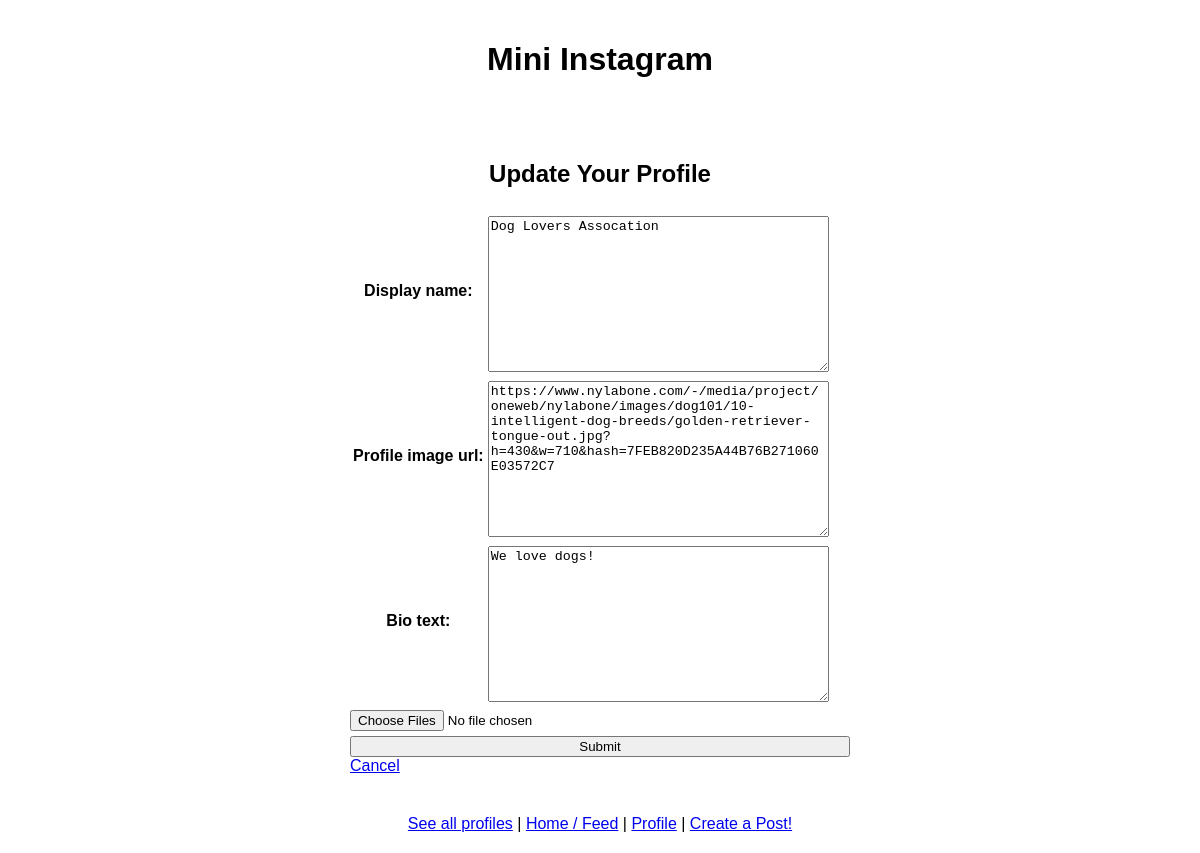
/mini_insta/profile/1/update, run on an earlier commit of the app's database.
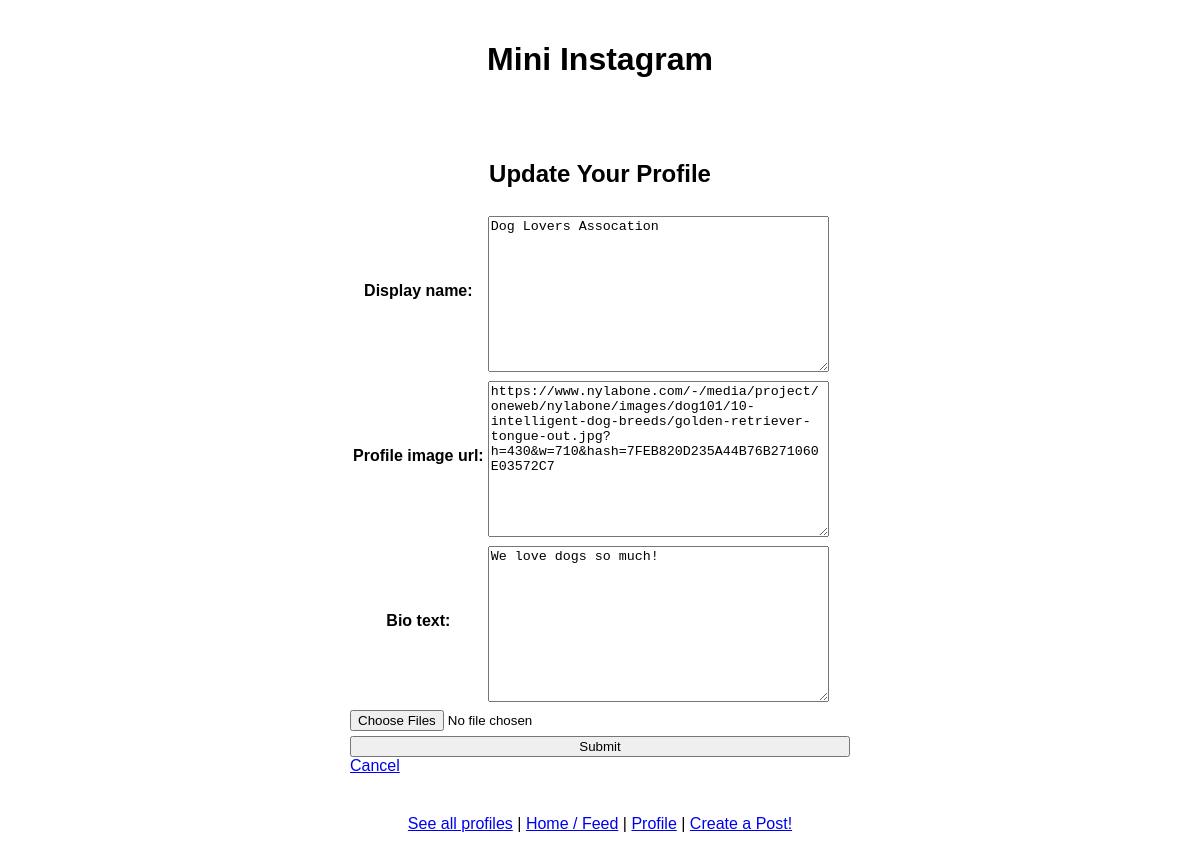
And on a later commit of the database.
### mini_insta/models.py (models this page shows, shortened)
class Profile(models.Model):
    username = models.TextField(blank=True)
    display_name = models.TextField(blank=True)
    profile_image_url = models.TextField(blank=True)
    bio_text = models.TextField(blank=True)
    join_date = models.DateTimeField(auto_now=True)

### mini_insta/views.py (the view, shortened to what this page needs)
# urls.py: path("profile/<int:pk>/update", UpdateProfileView.as_view(), name="update_profile"), # per profile, with pk as primary key for the Profile
class UpdateProfileView(UpdateView):
    model = Profile
    form_class = UpdateProfileForm
    template_name = "mini_insta/update_profile_form.html" # HTML for the form to update a Profile

### mini_insta/forms.py
class UpdateProfileForm(forms.ModelForm):
    class Meta:
        model = Profile
        fields = ["display_name", "profile_image_url", "bio_text"] # Modifiable fields; can't change username or join_date

### mini_insta/templates/mini_insta/update_profile_form.html (shortened to what this page needs)
 {% extends "mini_insta/base.html" %}
 {% block content %}
 <h2>Update Your Profile</h2>
<form action="{% url 'update_profile' profile.pk %}" method="POST" enctype="multipart/form-data">
    <table>
        {{form.as_table}}
    </table>
    <input type="file" id="image_file" name="image_file" multiple>
    <input type="submit" name="submit" value="Submit">
    <a href="{% url 'show_profile' profile.pk %}">Cancel</a>
</form>
{% endblock %}

### mini_insta/templates/mini_insta/base.html (shortened to what this page needs)
{% load static %}
<html>
    <head>
        <link rel="stylesheet" href="{% static 'styles.css' %}">
    </head>
    <body>
        <header>
            <h1>Mini Instagram</h1>
        </header>
        <main>
            {% block content %}{% endblock %}
        </main>
        <footer>
            <a href="{% url 'show_all_profiles' %}">See all profiles</a>
            {% if profile %}
                | <a href="{% url 'show_feed' profile.pk %}">Home / Feed</a>
                | <a href="{% url 'show_profile' profile.pk %}">Profile</a>
                | <a href="{% url 'create_post' profile.pk %}">Create a Post!</a>
            {% endif %}
        </footer>
    </body>
</html>

### static/styles.css (style rules this page uses)
body { font-family: Helvetica, sans-serif; background-color: #ffffff; color: #000000; margin: 0; padding: 0; text-align: center; }
header, main, footer { width: 100%; max-width: 900px; margin: 0 auto; padding: 20px 10px; box-sizing: border-box; }
main { display: flex; flex-direction: column; align-items: center; justify-content: center; }
form { width: 100%; max-width: 500px; margin: 0 auto; text-align: left; }
label { display: block; margin: 8px 0; }
input, textarea, button { margin-top: 5px; width: 100%; box-sizing: border-box; }

What changed in the data, as far as the page shows it:
changed Profile "Dog Lovers Assocation": bio_text "We love dogs!" → "We love dogs so much!"
